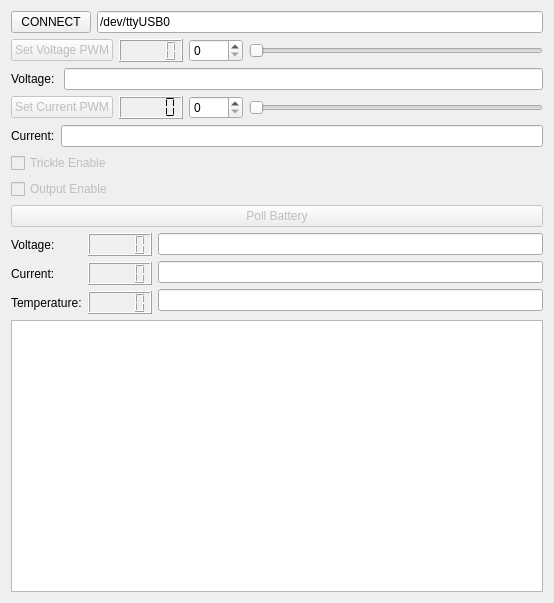
<?xml version="1.0" encoding="UTF-8"?>
<ui version="4.0">
 <class>Form</class>
 <widget class="QWidget" name="Form">
  <property name="geometry">
   <rect>
    <x>0</x>
    <y>0</y>
    <width>554</width>
    <height>603</height>
   </rect>
  </property>
  <property name="windowTitle">
   <string>Big Battery</string>
  </property>
  <layout class="QGridLayout" name="gridLayout">
   <item row="0" column="0">
    <layout class="QHBoxLayout" name="horizontalLayout_5">
     <item>
      <widget class="QPushButton" name="connectButton">
       <property name="text">
        <string>CONNECT</string>
       </property>
      </widget>
     </item>
     <item>
      <widget class="QLineEdit" name="seriallineEdit">
       <property name="text">
        <string>/dev/ttyUSB0</string>
       </property>
      </widget>
     </item>
    </layout>
   </item>
   <item row="1" column="0">
    <layout class="QHBoxLayout" name="horizontalLayout_2">
     <item>
      <widget class="QPushButton" name="voltageButton">
       <property name="enabled">
        <bool>false</bool>
       </property>
       <property name="text">
        <string>Set Voltage PWM</string>
       </property>
      </widget>
     </item>
     <item>
      <widget class="QLCDNumber" name="voltageLCDNumber">
       <property name="mode">
        <enum>QLCDNumber::Hex</enum>
       </property>
      </widget>
     </item>
     <item>
      <widget class="QSpinBox" name="voltagespinBox">
       <property name="maximum">
        <number>2047</number>
       </property>
      </widget>
     </item>
     <item>
      <widget class="QSlider" name="voltageSlider">
       <property name="maximum">
        <number>2047</number>
       </property>
       <property name="orientation">
        <enum>Qt::Horizontal</enum>
       </property>
      </widget>
     </item>
    </layout>
   </item>
   <item row="2" column="0">
    <layout class="QHBoxLayout" name="horizontalLayout_7">
     <item>
      <widget class="QLabel" name="label_5">
       <property name="text">
        <string>Voltage: </string>
       </property>
      </widget>
     </item>
     <item>
      <widget class="QLineEdit" name="voltagelineEdit">
       <property name="enabled">
        <bool>true</bool>
       </property>
       <property name="readOnly">
        <bool>true</bool>
       </property>
      </widget>
     </item>
    </layout>
   </item>
   <item row="3" column="0">
    <layout class="QHBoxLayout" name="horizontalLayout_3">
     <item>
      <widget class="QPushButton" name="currentButton">
       <property name="enabled">
        <bool>false</bool>
       </property>
       <property name="text">
        <string>Set Current PWM</string>
       </property>
      </widget>
     </item>
     <item>
      <widget class="QLCDNumber" name="currentlcdNumber">
       <property name="mode">
        <enum>QLCDNumber::Hex</enum>
       </property>
       <property name="segmentStyle">
        <enum>QLCDNumber::Flat</enum>
       </property>
      </widget>
     </item>
     <item>
      <widget class="QSpinBox" name="currentSpinBox">
       <property name="maximum">
        <number>2047</number>
       </property>
      </widget>
     </item>
     <item>
      <widget class="QSlider" name="currentSlider">
       <property name="maximum">
        <number>2047</number>
       </property>
       <property name="orientation">
        <enum>Qt::Horizontal</enum>
       </property>
      </widget>
     </item>
    </layout>
   </item>
   <item row="4" column="0">
    <layout class="QHBoxLayout" name="horizontalLayout_8">
     <item>
      <widget class="QLabel" name="label_6">
       <property name="text">
        <string>Current:</string>
       </property>
      </widget>
     </item>
     <item>
      <widget class="QLineEdit" name="currentlineEdit">
       <property name="enabled">
        <bool>true</bool>
       </property>
       <property name="readOnly">
        <bool>true</bool>
       </property>
      </widget>
     </item>
    </layout>
   </item>
   <item row="5" column="0">
    <layout class="QVBoxLayout" name="verticalLayout">
     <item>
      <widget class="QCheckBox" name="tricklecheckBox">
       <property name="enabled">
        <bool>false</bool>
       </property>
       <property name="text">
        <string>Trickle Enable</string>
       </property>
      </widget>
     </item>
     <item>
      <widget class="QCheckBox" name="outputcheckBox">
       <property name="enabled">
        <bool>false</bool>
       </property>
       <property name="text">
        <string>Output Enable</string>
       </property>
      </widget>
     </item>
    </layout>
   </item>
   <item row="6" column="0">
    <layout class="QHBoxLayout" name="horizontalLayout">
     <item>
      <widget class="QPushButton" name="pollButton">
       <property name="enabled">
        <bool>false</bool>
       </property>
       <property name="text">
        <string>Poll Battery</string>
       </property>
       <property name="checkable">
        <bool>false</bool>
       </property>
       <property name="checked">
        <bool>false</bool>
       </property>
       <property name="default">
        <bool>false</bool>
       </property>
       <property name="flat">
        <bool>false</bool>
       </property>
      </widget>
     </item>
    </layout>
   </item>
   <item row="7" column="0">
    <layout class="QHBoxLayout" name="horizontalLayout_4">
     <item>
      <layout class="QVBoxLayout" name="verticalLayout_3">
       <item>
        <widget class="QLabel" name="label_2">
         <property name="text">
          <string>Voltage:</string>
         </property>
        </widget>
       </item>
       <item>
        <widget class="QLabel" name="label_3">
         <property name="text">
          <string>Current:</string>
         </property>
        </widget>
       </item>
       <item>
        <widget class="QLabel" name="label_4">
         <property name="text">
          <string>Temperature:</string>
         </property>
        </widget>
       </item>
      </layout>
     </item>
     <item>
      <layout class="QVBoxLayout" name="verticalLayout_2">
       <item>
        <widget class="QLCDNumber" name="vadclcdNumber">
         <property name="mode">
          <enum>QLCDNumber::Hex</enum>
         </property>
        </widget>
       </item>
       <item>
        <widget class="QLCDNumber" name="iadclcdNumber">
         <property name="mode">
          <enum>QLCDNumber::Hex</enum>
         </property>
        </widget>
       </item>
       <item>
        <widget class="QLCDNumber" name="tadclcdNumber">
         <property name="mode">
          <enum>QLCDNumber::Hex</enum>
         </property>
        </widget>
       </item>
      </layout>
     </item>
     <item>
      <layout class="QVBoxLayout" name="verticalLayout_4">
       <item>
        <widget class="QLineEdit" name="vadclineEdit">
         <property name="enabled">
          <bool>true</bool>
         </property>
         <property name="readOnly">
          <bool>true</bool>
         </property>
        </widget>
       </item>
       <item>
        <widget class="QLineEdit" name="iadclineEdit">
         <property name="enabled">
          <bool>true</bool>
         </property>
         <property name="readOnly">
          <bool>true</bool>
         </property>
        </widget>
       </item>
       <item>
        <widget class="QLineEdit" name="tadclineEdit">
         <property name="enabled">
          <bool>true</bool>
         </property>
         <property name="readOnly">
          <bool>true</bool>
         </property>
        </widget>
       </item>
      </layout>
     </item>
    </layout>
   </item>
   <item row="8" column="0">
    <widget class="QPlainTextEdit" name="comHistory"/>
   </item>
  </layout>
 </widget>
 <resources/>
 <connections>
  <connection>
   <sender>currentSpinBox</sender>
   <signal>valueChanged(int)</signal>
   <receiver>currentSlider</receiver>
   <slot>setValue(int)</slot>
   <hints>
    <hint type="sourcelabel">
     <x>228</x>
     <y>137</y>
    </hint>
    <hint type="destinationlabel">
     <x>343</x>
     <y>138</y>
    </hint>
   </hints>
  </connection>
  <connection>
   <sender>currentSlider</sender>
   <signal>valueChanged(int)</signal>
   <receiver>currentSpinBox</receiver>
   <slot>setValue(int)</slot>
   <hints>
    <hint type="sourcelabel">
     <x>331</x>
     <y>148</y>
    </hint>
    <hint type="destinationlabel">
     <x>247</x>
     <y>146</y>
    </hint>
   </hints>
  </connection>
  <connection>
   <sender>voltageSlider</sender>
   <signal>valueChanged(int)</signal>
   <receiver>voltagespinBox</receiver>
   <slot>setValue(int)</slot>
   <hints>
    <hint type="sourcelabel">
     <x>293</x>
     <y>70</y>
    </hint>
    <hint type="destinationlabel">
     <x>228</x>
     <y>66</y>
    </hint>
   </hints>
  </connection>
  <connection>
   <sender>voltagespinBox</sender>
   <signal>valueChanged(int)</signal>
   <receiver>voltageSlider</receiver>
   <slot>setValue(int)</slot>
   <hints>
    <hint type="sourcelabel">
     <x>234</x>
     <y>75</y>
    </hint>
    <hint type="destinationlabel">
     <x>333</x>
     <y>72</y>
    </hint>
   </hints>
  </connection>
  <connection>
   <sender>voltageSlider</sender>
   <signal>valueChanged(int)</signal>
   <receiver>voltageLCDNumber</receiver>
   <slot>display(int)</slot>
   <hints>
    <hint type="sourcelabel">
     <x>409</x>
     <y>74</y>
    </hint>
    <hint type="destinationlabel">
     <x>170</x>
     <y>82</y>
    </hint>
   </hints>
  </connection>
  <connection>
   <sender>currentSlider</sender>
   <signal>valueChanged(int)</signal>
   <receiver>currentlcdNumber</receiver>
   <slot>display(int)</slot>
   <hints>
    <hint type="sourcelabel">
     <x>520</x>
     <y>146</y>
    </hint>
    <hint type="destinationlabel">
     <x>167</x>
     <y>145</y>
    </hint>
   </hints>
  </connection>
 </connections>
</ui>
